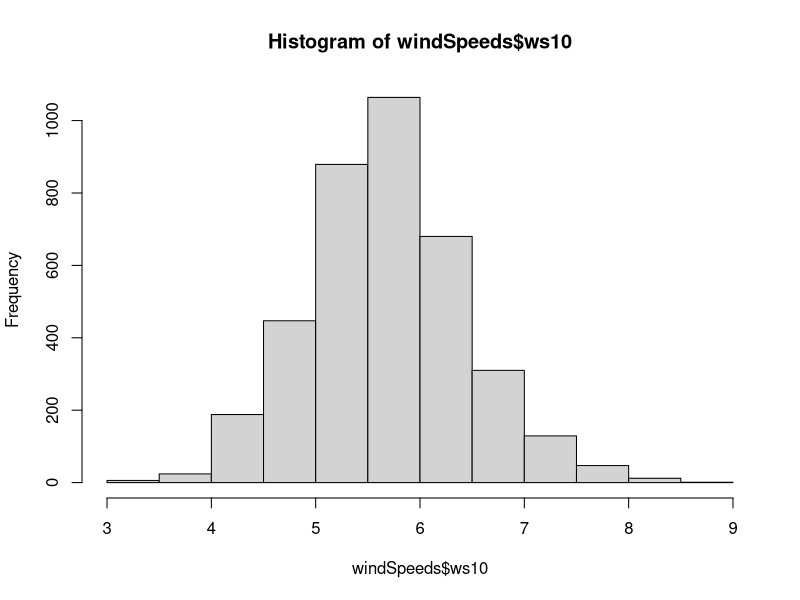
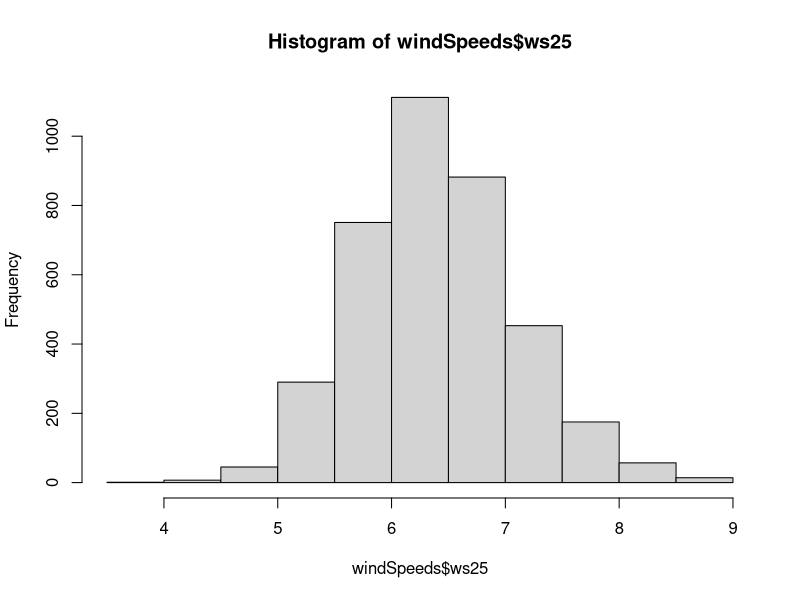
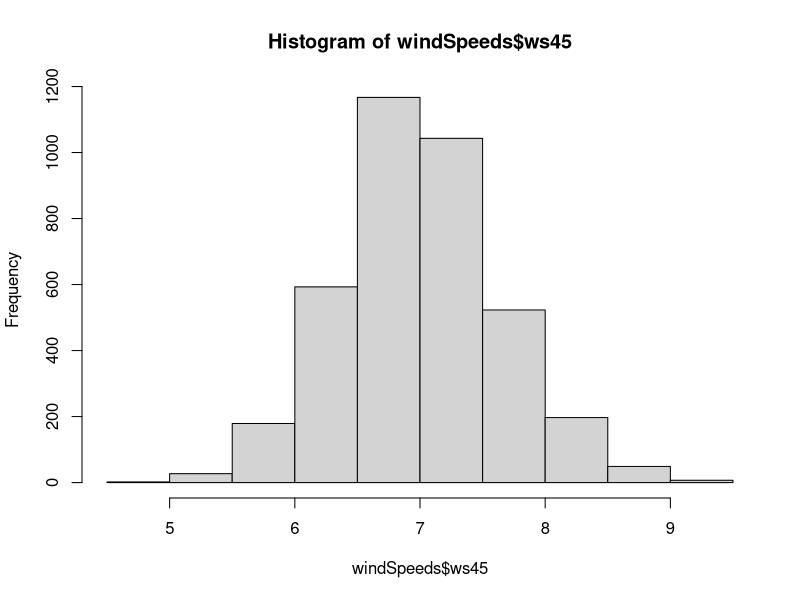

Generate these figures, in order, with R:

# read in wind speed map of Cornwall taken from the UK NOABL wind speed atlas.
# wind speeds are given for 10 m, 25m and 45 m heights with 1 km2 resolution
windSpeeds<-read.csv("windspeeds.csv",stringsAsFactors=FALSE)
hist(windSpeeds$ws10)
hist(windSpeeds$ws25)
hist(windSpeeds$ws45)
